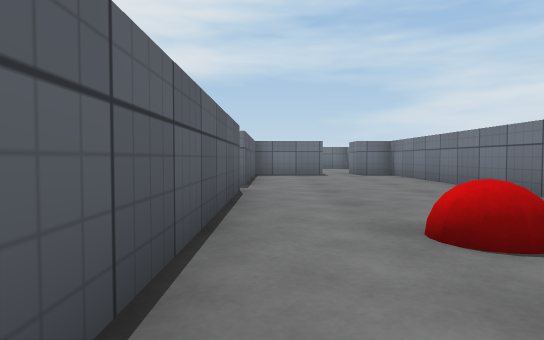
view 1 (above)

20 first-person views from a walk through a Unity game level. The camera is 0.51 m above the floor, tilts 2° down and sees 75° across. The floor is counted in squares, 1 m on a side. Each view is taken from the middle of a square. On the plan, view 1 faces up. The plan holds only what a view shows up to about 9 squares ahead; the rest is blank. The player is left out. Surface patterns are stand-ins for the level's own textures.

view 2
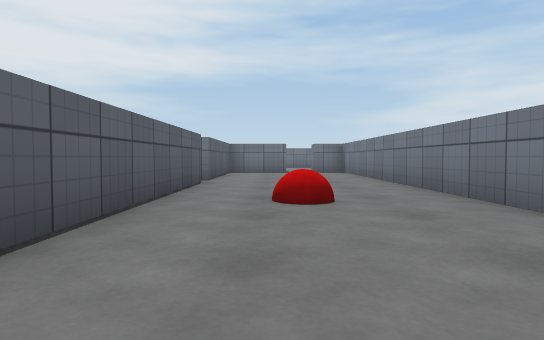

view 3
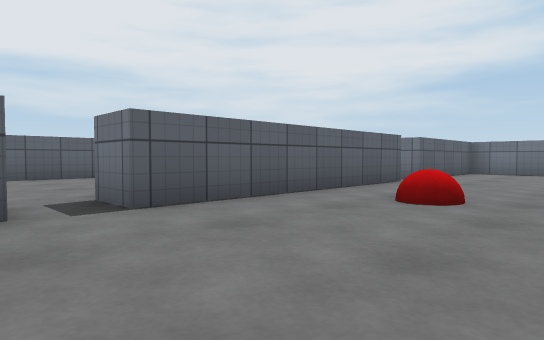

view 4
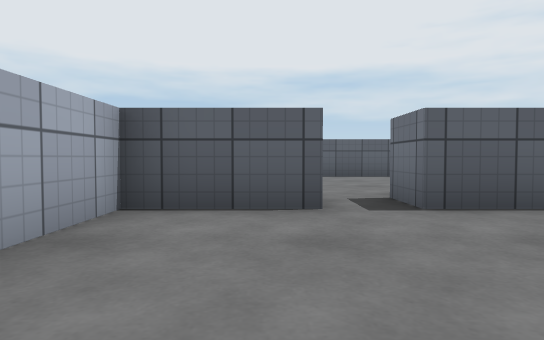

view 5
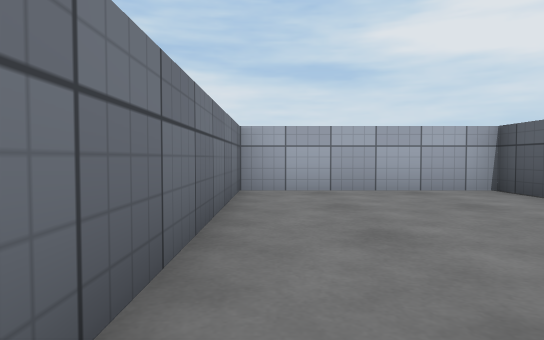

view 6
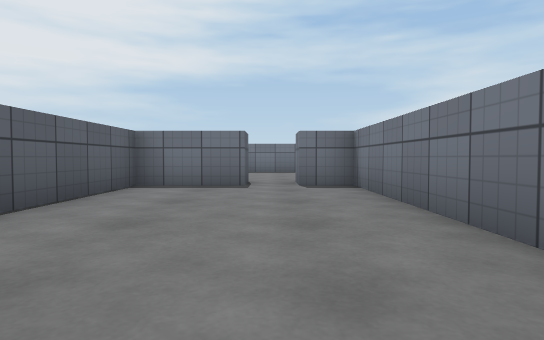

view 7
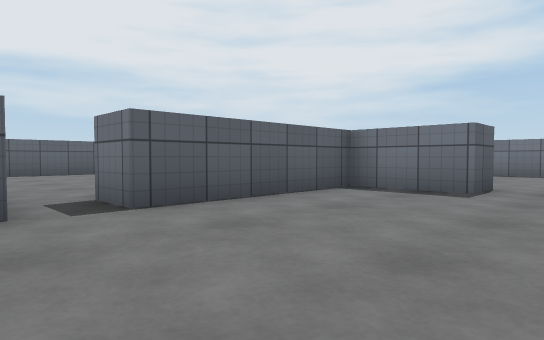

view 8
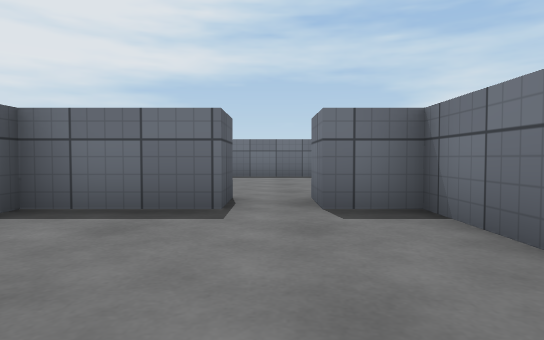

view 9
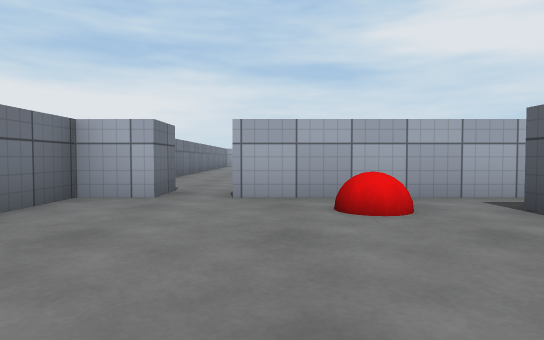

view 10
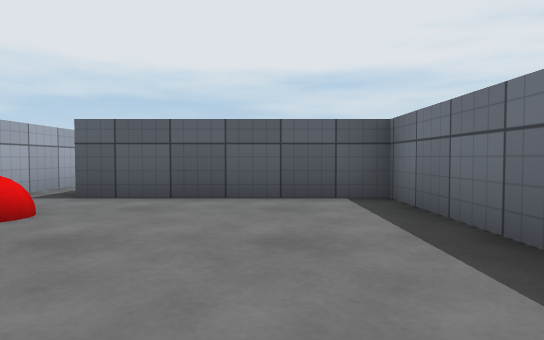

view 11
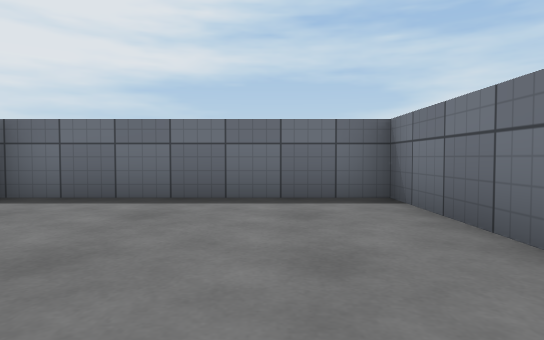

view 12
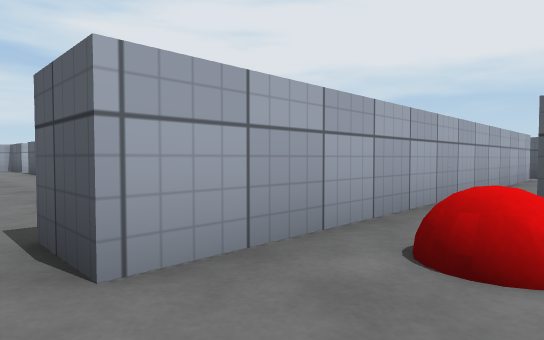

view 13
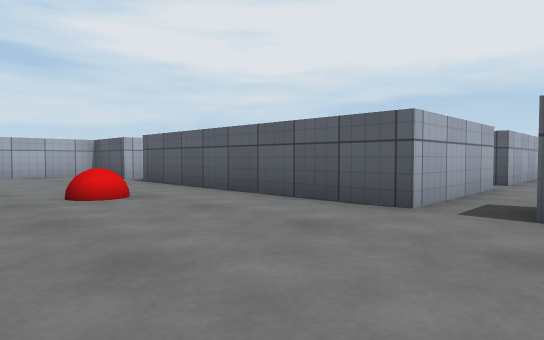

view 14
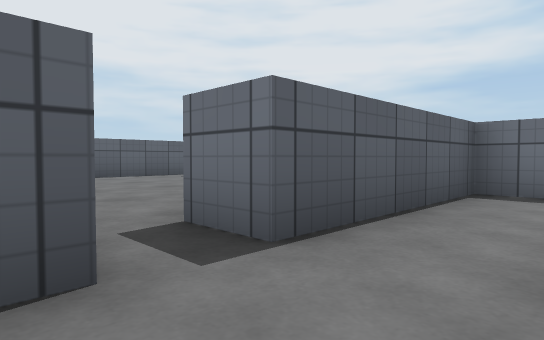

view 15
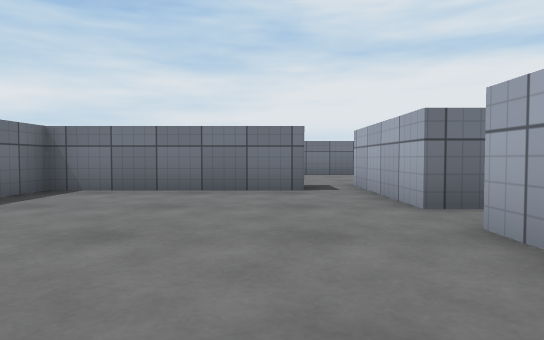

view 16
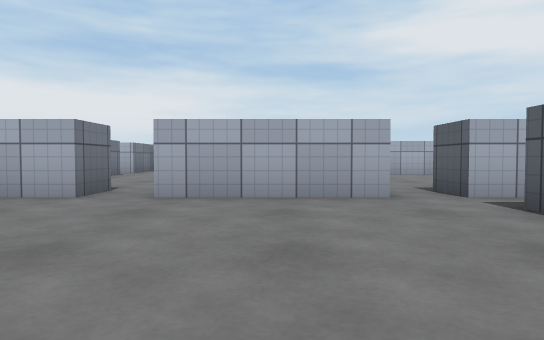

view 17
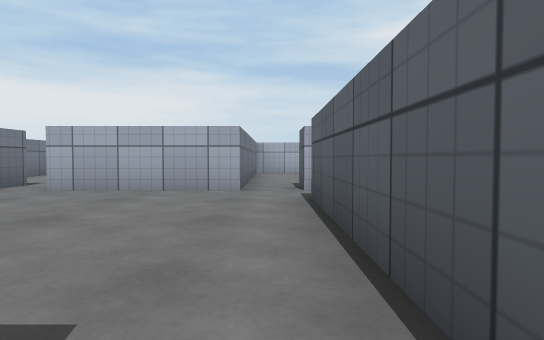

view 18
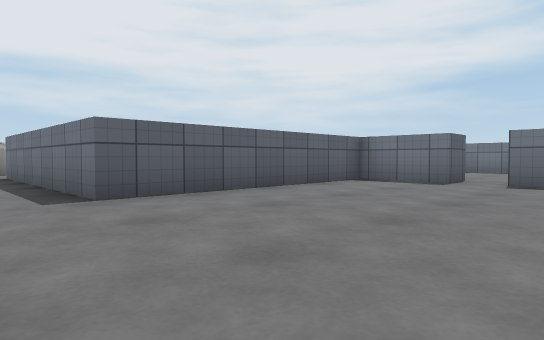

view 19
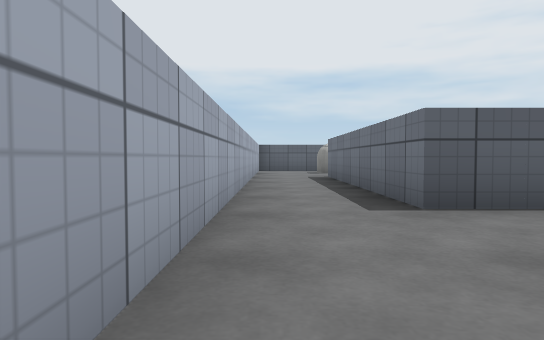

view 20
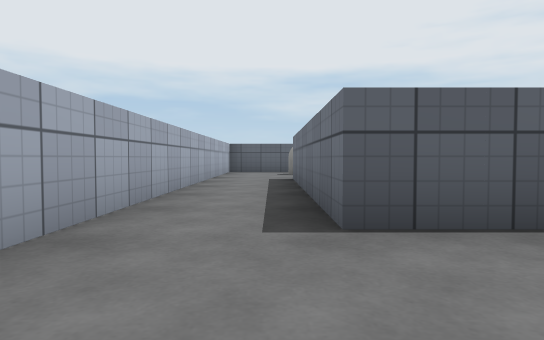

### Floor plan
Points are (right, up) in squares from view 1. A wall is a line through its corners. A room is listed if a view was taken in it or the views show most of it. See-through windows are left out.
Room 1 (views 1, 2, 3, 4, 5, 6, 7, 8, 13, 14)
walls: (-1.5, 5.5) (-0.5, 5.5) (-0.5, -0.5) (-1.5, -0.5); (-1, -1.5) (-0.5, -1.5) (-0.5, -3.5) (3.5, -3.5) (3.5, 10.5) (2.5, 10.5) (2.5, 11.5); (1.5, 11.5) (1.5, 10.5) (-0.5, 10.5) (-0.5, 6.5) (-1.5, 6.5)
ways out: opening at (2, 11) to room 2; opening at (-1, 6) to room 3; opening at (-1, -1) to room 4
objects: red ball (1, 2)
Room 2 (views 9, 10, 11, 12)
walls: (2.5, 11.5) (3.5, 11.5) (3.5, 16.5) (-1.5, 16.5) (-1.5, 12.5); (-2.5, 11.5) (1.5, 11.5)
ways out: opening at (2, 11) to room 1; opening at (-2, 12)
objects: red ball (0, 12) to (0, 13)
Room 3 (views 15, 16, 17)
walls: (-3.5, 5.5) (-1.5, 5.5); (-7.5, 5.5) (-4.5, 5.5); (-1.5, 6.5) (-1.5, 10.5) (-2.5, 10.5); (-9.2, 5.5) (-8.5, 5.5); (-8.5, 11.6) (-8.5, 6.5)
ways out: opening at (-1, 6) to room 1; opening at (-4, 5) to room 4; opening at (-9, 6); opening at (-8, 5); opening at (-8, 11)
Room 4 (views 18, 19, 20)
walls: (-2.9, 4.5) (-3.5, 4.5) (-3.5, 5.5); (-4.5, 5.5) (-4.5, 4.5) (-6.5, 4.5) (-6.5, -1.5) (-12.5, -1.5); (-13, -3.5) (-3.6, -3.5)
ways out: opening at (-1, -1) to room 1; opening at (-4, 5) to room 3; opening at (-12.5, -2.5)

Where each view was taken, in squares from view 1:
view 1: 0 up, 0 right, facing up
view 2: 2 down, 1 right, facing up
view 3: 2 down, 3 right, facing up-left
view 4: 2 down, 3 right, facing left
view 5: 2 up, 3 right, facing down
view 6: 4 up, 2 right, facing up
view 7: 5 up, 3 right, facing up-left
view 8: 7 up, 2 right, facing up
view 9: 16 up, 1 right, facing down
view 10: 15 up, 3 right, facing left
view 11: 12 up, 2 right, facing up
view 12: 13 up, 2 right, facing down-left
view 13: 7 up, 3 right, facing down-left
view 14: 5 up, 1 right, facing up-left
view 15: 7 up, 7 left, facing right
view 16: 10 up, 6 left, facing down
view 17: 11 up, 8 left, facing down
view 18: 3 down, 2 left, facing up-left
view 19: 3 down, 3 left, facing left
view 20: 2 down, 4 left, facing left
